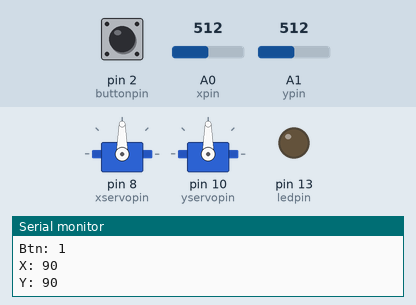
Bench run of a sketch on a simulated Arduino Uno, built with avr-gcc and run on an emulated ATmega328P. Parts: 2 × servo, output pins drawn as LEDs (lit = HIGH), the last lines printed to the serial monitor. Inputs (shaded band) come from the test bench; at power-on: A0 (xpin) = 512, A1 (ypin) = 512, pin 2 (buttonpin) HIGH.

Above: at 1.2 s.
1.3 s: A0 (xpin) set to 716
At 2.4 s:
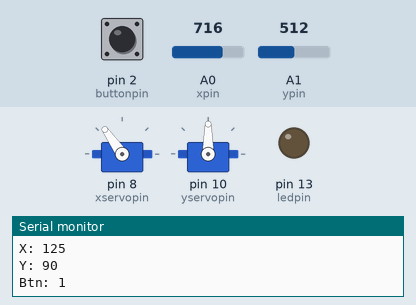
2.8 s: A1 (ypin) set to 716
At 4.0 s:
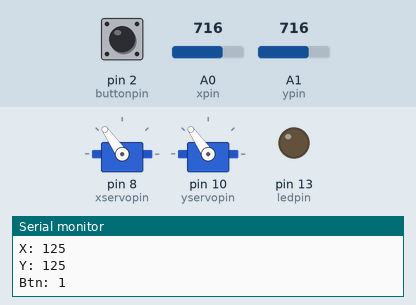
4.3 s: pin 2 (buttonpin) pulled LOW for 0.15 s
At 4.38 s:
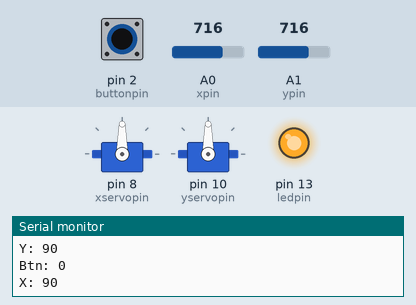
5.9 s: A0 (xpin) set to 900
At 6.7 s:
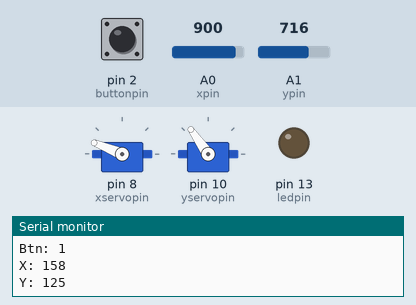
7.4 s: A1 (ypin) set to 900
At 7.7 s:
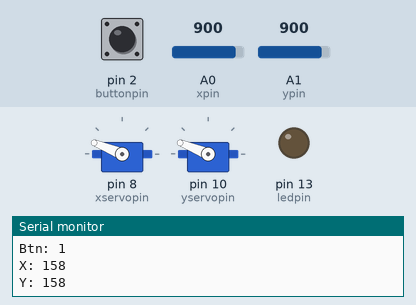
8.9 s: A0 (xpin) set to 1023
At 10.0 s:
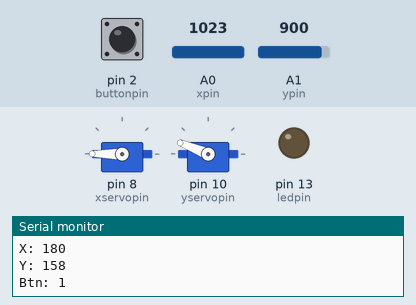
Timing chart, 0 to 11.4 s (numbered marks = the images above; inputs shaded):
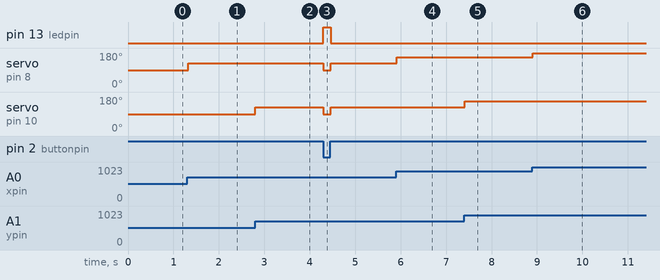

The sketch:

Servo-Motor.ino
```cpp
#include <Servo.h>
int ledpin = 13;

int xpin = A0;
int ypin = A1;
int buttonpin = 2;
int xval;
int yval;
int buttonstate;

int xservopin = 8;
int yservopin = 10;
int xservopos;
int yservopos;

Servo xservo;
Servo yservo;

void setup() {
  pinMode(ledpin, OUTPUT);
  pinMode(xpin, INPUT);
  pinMode(ypin, INPUT);
  pinMode(buttonpin, INPUT_PULLUP);

  xservo.attach(xservopin);
  yservo.attach(yservopin);

  Serial.begin(9600);
}

void loop() {
  xval = analogRead(xpin);
  yval = analogRead(ypin);
  buttonstate = digitalRead(buttonpin);

  // Map the 0-1023 analog range onto the servo's 0-180 degree range
  xservopos = map(xval, 0, 1023, 0, 180);
  yservopos = map(yval, 0, 1023, 0, 180);

  // Button pressed (LOW with INPUT_PULLUP) recenters both servos and lights LED
  if (buttonstate == LOW) {
    xservopos = 90;
    yservopos = 90;
    digitalWrite(ledpin, HIGH);
  } else {
    digitalWrite(ledpin, LOW);
  }

  xservo.write(xservopos);
  yservo.write(yservopos);

  Serial.print("X: ");
  Serial.println(xservopos);
  Serial.print("Y: ");
  Serial.println(yservopos);
  Serial.print("Btn: ");
  Serial.println(buttonstate);

  delay(15);  // give the servos time to reach the position
}
```

Measured:
- after the input at 1.3 s, servo on pin 8 (xservopin): 90° → 125° at once
- after the input at 2.8 s, servo on pin 10 (yservopin): 90° → 125° at once
- after the input at 4.3 s, pin 13 (ledpin): LOW → HIGH at once, → LOW 0.16 s later; servo on pin 8 (xservopin), servo on pin 10 (yservopin): 125° → 90° at once, → 125° 0.16 s later
- after the input at 5.9 s, servo on pin 8 (xservopin): 125° → 158° at once
- after the input at 7.4 s, servo on pin 10 (yservopin): 125° → 158° at once
- after the input at 8.9 s, servo on pin 8 (xservopin): 158° → 180° at once
